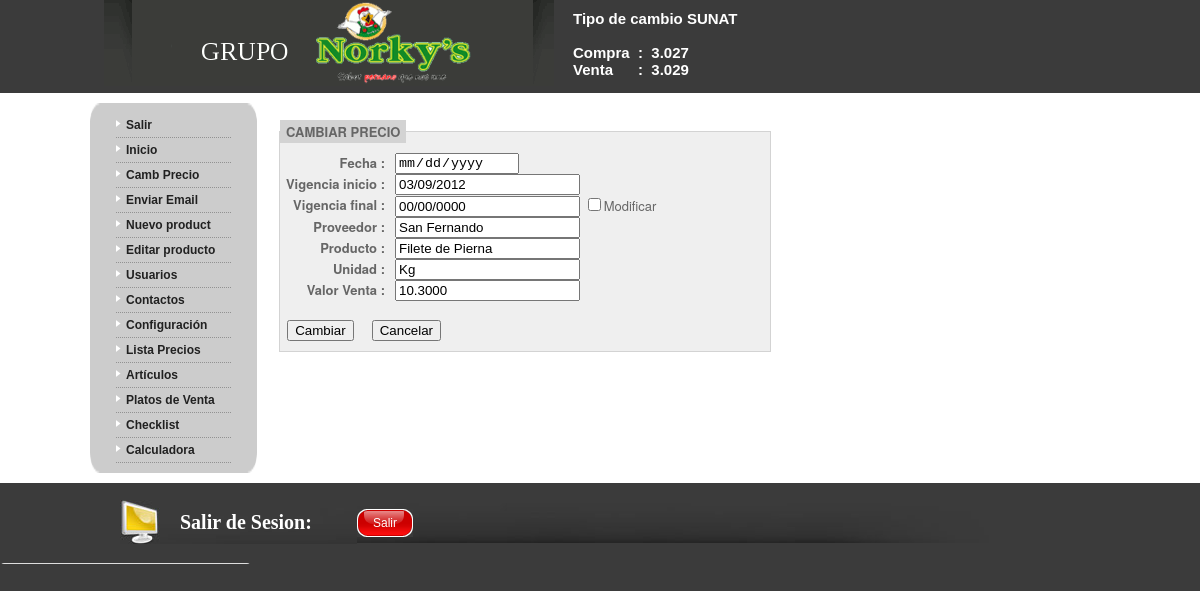
Screenshot of /index.php?modulo=edicion&pagina=cambiar_precio&id=4 (signed in) with the database file from the repository.
### tables this page shows
CREATE TABLE `tcambio_sunat` (
  `id_tcambio_sunat` int(11) NOT NULL AUTO_INCREMENT,
  `cambio_compra` float NOT NULL,
  `cambio_venta` float NOT NULL,
  PRIMARY KEY (`id_tcambio_sunat`)
);

CREATE TABLE `precios` (
  `id_precio` int(11) NOT NULL AUTO_INCREMENT,
  `id_prov_prod` int(11) NOT NULL,
  `fecha` date NOT NULL,
  `vigencia_inicio` date NOT NULL,
  `vigencia_final` date DEFAULT NULL,
  `unidad` varchar(20) NOT NULL,
  `valor_venta` float(7,4) DEFAULT NULL,
  PRIMARY KEY (`id_precio`),
  KEY `id_prov_prod` (`id_prov_prod`),
  CONSTRAINT `precios_ibfk_1` FOREIGN KEY (`id_prov_prod`) REFERENCES `proveedores_productos` (`id_prov_prod`) ON DELETE CASCADE ON UPDATE CASCADE
);

CREATE TABLE `proveedores` (
  `id_proveedor` int(11) NOT NULL AUTO_INCREMENT,
  `proveedor` varchar(30) NOT NULL,
  PRIMARY KEY (`id_proveedor`),
  UNIQUE KEY `proveedor` (`proveedor`)
);

CREATE TABLE `productos` (
  `id_producto` int(11) NOT NULL AUTO_INCREMENT,
  `producto` varchar(30) NOT NULL,
  PRIMARY KEY (`id_producto`),
  UNIQUE KEY `producto` (`producto`)
);

### modulos/edicion/controlador/cambiar_precio.php (called while the page is built, shortened)
<?php
	if(isset($_GET["id"])) {
		$id = addslashes(trim($_GET["id"]));
	}
	require "modelo/producto_precio.php";
	require "modelo/modelo.php";
	if(!empty($_POST)) {
		$formfecha = addslashes(trim($_POST["fecha"]));
		$dia = strtok($formfecha, "/");
		$mes = strtok("/");
		$anio = strtok("/");
		$fecha = $anio."/".$mes."/".$dia;
		$formvigencia_inicio = addslashes(trim($_POST["vigencia_inicio"]));
		$dia = strtok($formvigencia_inicio, "/");
		$mes = strtok("/");
		$anio = strtok("/");
		$vigencia_inicio = $anio."/".$mes."/".$dia;
		if(isset($_POST["vigencia_final"])) {
			$formvigencia_final = addslashes(trim($_POST["vigencia_final"]));
			$dia = strtok($formvigencia_final, "/");
			$mes = strtok("/");
			$anio = strtok("/");
			$vigencia_final = $anio."/".$mes."/".$dia;
		}else{
			$vigencia_final = "";
		}
		$unidad = addslashes(trim($_POST["unidad"]));
		$valor_venta = addslashes(trim($_POST["valor_venta"]));
		$query = "INSERT INTO precios (id_prov_prod, fecha, vigencia_inicio, vigencia_final, unidad, valor_venta) VALUES ($id, '$fecha', '$vigencia_inicio', '$vigencia_final', '$unidad', $valor_venta)";
		insert($query, $db);
		$producto_precios = producto_precios($db);
		$vista = $dir_vista."/cprecio_producto.php";
		$css_vista = array();
		$css_vista[] = $dir_css."/index.css";
	}else{
    	$query ="SELECT d.id_precio, c.id_proveedor, a.proveedor, c.id_producto, b.producto, c.id_prov_prod, d.vigencia_inicio, d.vigencia_final, d.unidad, d.valor_venta ".
    	"FROM ".
    	"(SELECT id_prov_prod, id_precio, vigencia_inicio, vigencia_final, unidad, valor_venta FROM precios GROUP BY id_prov_prod DESC) AS d ".
    	"INNER JOIN proveedores as a, productos as b, proveedores_productos as c ".
    	"WHERE c.id_prov_prod = ".$id." AND c.id_proveedor = a.id_proveedor AND c.id_producto = b.id_producto AND c.id_prov_prod = d.id_prov_prod";
		$editar = select_editar_info($id, $query, $db);
	}
	require_once "temas/$tema/tema.php";
?>

### modulos/edicion/index.php (called while the page is built, shortened)
<?php
switch($pagina){
	case "cambiar_precio":
		$controlador = $pagina.".php";
		break;
}
require_once "controlador/$controlador";
?>

### index.php (called while the page is built, shortened)
<?php
	$modulo = "principal";
	if(isset($_GET["modulo"])){
		$modulo = addslashes(trim($_GET["modulo"]));
	}
	require_once "modulos/$modulo/index.php";
?>

### modelo/lista.php (called while the page is built, shortened)
<?php
function tcambio_sunat()
{
	$fid = mysql_query("SELECT cambio_compra, cambio_venta FROM tcambio_sunat WHERE id_tcambio_sunat=1");
	$rs = mysql_fetch_assoc($fid);
	return $rs;
}
?>

### lib/php/funciones.php (called while the page is built, shortened)
<?php
function rs_row($query,$db)
{
	$rs = array();
	if(isset($GLOBALS["debug"]) && $GLOBALS["debug"]){
		$fetch = mysql_query($query) or die (mysql_error()."<br />".$query);
	}else{
		$fetch = mysql_query($query) or die ("error en la consulta");
	}
	if(mysql_num_rows($fetch)>0){
		$rs = mysql_fetch_assoc($fetch);
	}
	return $rs;
}
function cform_fecha($form_fecha)
{
	$cua = substr($form_fecha,0,4);
	if(preg_match('/\//',$cua)) {
		$nffecha=substr($form_fecha,6,4)."/".substr($form_fecha,3,2)."/".substr($form_fecha,0,2);
	}else{
		$nffecha=substr($form_fecha,8,2)."/".substr($form_fecha,5,2)."/".substr($form_fecha,0,4);
	}
	return $nffecha;
}
?>

### modelo/modelo.php (called while the page is built, shortened)
<?php
function select_editar_info($id, $query, $db)
{
    $data = rs_row($query,$db);
    return $data;
}
?>

### modulos/edicion/vista/cambiar_precio.php (the view, shortened to what this page needs)
<span class="rojo"><?php echo $mensaje;?></span><br />
<form method="post" action="" enctype="multipart/form-data" onsubmit="return valida(this)">
	<fieldset>
		<legend>CAMBIAR PRECIO</legend>
		<label>Fecha :</label>
		<input type="date" name="fecha" readonly value="<?php echo date("d/m/Y");?>" /><br />
		<label>Vigencia inicio :</label>
		<input type="textbox" id="vigencia_inicio" name="vigencia_inicio"  value="<?php echo cform_fecha($editar['vigencia_inicio']);?>" /><br />
		<label>Vigencia final :</label>
		<input id="vigencia_final" name="vigencia_final" readonly value="<?php echo cform_fecha($editar['vigencia_final']);?>" />
		<input type="checkbox" id="vigencia_finalck" name="vigencia_finalck" value="vigencia_finalck" onclick="cambiareadonlydatepicker(this)" />Modificar<br />
		<label>Proveedor :</label>
		<input type="text" name="proveedor" readonly="readonly" value="<?php echo $editar['proveedor'];?>" /><br />
		<label>Producto :</label>
		<input type="text" name="producto" readonly="readonly" value="<?php echo $editar['producto'];?>" /><br />
		<label>Unidad :</label>
		<input type="text" name="unidad" readonly="readonly" value="<?php echo $editar['unidad'];?>" /><br />
		<label>Valor Venta :</label>
		<input type="text" name="valor_venta" value=<?php echo $editar['valor_venta'];?> /><br />
		<br /> &nbsp;
		<input type="submit" name="enviar" value="Cambiar" href="index.php?modulo=edicion&pagina=cambiar_precio&id=<?php echo $id;?>" />
		<input type="button" name="cancelar" value="Cancelar" onclick="window.location.href='index.php?modulo=edicion&pagina=index'" />
	</fieldset>
</form>

### temas/menuizquierda/controlador/tcambio_sunat.php
<?php
	require_once "modelo/lista.php";
	$cambio = tcambio_sunat();
	$compra = $cambio["cambio_compra"];
	$venta = $cambio["cambio_venta"];
	echo "<p>Tipo de cambio SUNAT</p><br />\n";
	echo "<p>Compra&nbsp; : &nbsp;".$compra."</p>\n";
	echo "<p>Venta &nbsp; &nbsp; &nbsp;: &nbsp;".$venta."</p>";
?>

### temas/menuizquierda/css/menuizquierda.css (style rules this page uses)
body { background-color:#3B3B3B; color:#A4A4A4; padding:0px; margin:0px; font:13px/17px Verdana, Arial, Helvetica, sans-serif; }
div, ul, li, h1, h2, h3, h4, p, img { margin:0px; padding:0px; }

### modulos/edicion/css/agregar_nuevo.css (style rules this page uses)
#body fieldset { font: 13px "Helvetica Neue", helvetica, arial, sans-serif; color: #666; background-color: #efefef; padding: 2px 0 10px 0; border: solid 1px #d3d3d3; width: 490px; }
#body legend { color: #666; font-weight: bold; font-variant: small-caps; background-color: #d3d3d3; padding: 2px 6px; margin-bottom: 8px; }
#body label { font-weight: bold; line-height: normal; text-align: right; margin-right: 10px; position: relative; display: block; float: left; width: 105px; }

### rows the page displays
tcambio_sunat: cambio_compra "3.027", cambio_venta "3.029"
precios: vigencia_inicio "03/09/2012", vigencia_final "00/00/0000", proveedor "San Fernando", producto "Filete de Pierna", unidad "Kg", valor_venta "10.3000"
